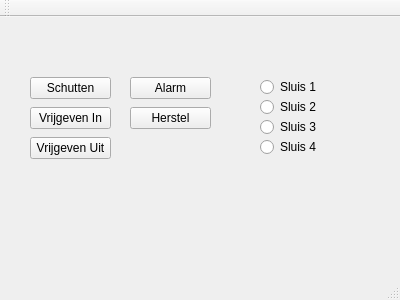
<?xml version="1.0" encoding="UTF-8"?>
<ui version="4.0">
 <class>MainWindow</class>
 <widget class="QMainWindow" name="MainWindow">
  <property name="geometry">
   <rect>
    <x>0</x>
    <y>0</y>
    <width>400</width>
    <height>300</height>
   </rect>
  </property>
  <property name="windowTitle">
   <string>MainWindow</string>
  </property>
  <widget class="QWidget" name="centralWidget">
   <widget class="QPushButton" name="b_Schutten">
    <property name="geometry">
     <rect>
      <x>30</x>
      <y>60</y>
      <width>81</width>
      <height>22</height>
     </rect>
    </property>
    <property name="text">
     <string>Schutten</string>
    </property>
   </widget>
   <widget class="QPushButton" name="b_Vrijgeven_In">
    <property name="geometry">
     <rect>
      <x>30</x>
      <y>90</y>
      <width>81</width>
      <height>22</height>
     </rect>
    </property>
    <property name="text">
     <string>Vrijgeven In</string>
    </property>
   </widget>
   <widget class="QPushButton" name="b_Alarm">
    <property name="geometry">
     <rect>
      <x>130</x>
      <y>60</y>
      <width>81</width>
      <height>22</height>
     </rect>
    </property>
    <property name="text">
     <string>Alarm</string>
    </property>
   </widget>
   <widget class="QPushButton" name="b_Herstel">
    <property name="geometry">
     <rect>
      <x>130</x>
      <y>90</y>
      <width>81</width>
      <height>22</height>
     </rect>
    </property>
    <property name="text">
     <string>Herstel</string>
    </property>
   </widget>
   <widget class="QPushButton" name="b_Vrijgeven_Uit">
    <property name="geometry">
     <rect>
      <x>30</x>
      <y>120</y>
      <width>81</width>
      <height>22</height>
     </rect>
    </property>
    <property name="text">
     <string>Vrijgeven Uit</string>
    </property>
   </widget>
   <widget class="QRadioButton" name="rb_1">
    <property name="geometry">
     <rect>
      <x>260</x>
      <y>60</y>
      <width>102</width>
      <height>20</height>
     </rect>
    </property>
    <property name="text">
     <string>Sluis 1</string>
    </property>
   </widget>
   <widget class="QRadioButton" name="rb_2">
    <property name="geometry">
     <rect>
      <x>260</x>
      <y>80</y>
      <width>102</width>
      <height>20</height>
     </rect>
    </property>
    <property name="text">
     <string>Sluis 2</string>
    </property>
   </widget>
   <widget class="QRadioButton" name="rb_3">
    <property name="geometry">
     <rect>
      <x>260</x>
      <y>100</y>
      <width>102</width>
      <height>20</height>
     </rect>
    </property>
    <property name="text">
     <string>Sluis 3</string>
    </property>
   </widget>
   <widget class="QRadioButton" name="rb_4">
    <property name="geometry">
     <rect>
      <x>260</x>
      <y>120</y>
      <width>102</width>
      <height>20</height>
     </rect>
    </property>
    <property name="text">
     <string>Sluis 4</string>
    </property>
   </widget>
  </widget>
  <widget class="QMenuBar" name="menuBar">
   <property name="geometry">
    <rect>
     <x>0</x>
     <y>0</y>
     <width>400</width>
     <height>19</height>
    </rect>
   </property>
  </widget>
  <widget class="QToolBar" name="mainToolBar">
   <attribute name="toolBarArea">
    <enum>TopToolBarArea</enum>
   </attribute>
   <attribute name="toolBarBreak">
    <bool>false</bool>
   </attribute>
  </widget>
  <widget class="QStatusBar" name="statusBar"/>
 </widget>
 <layoutdefault spacing="6" margin="11"/>
 <resources/>
 <connections/>
</ui>
